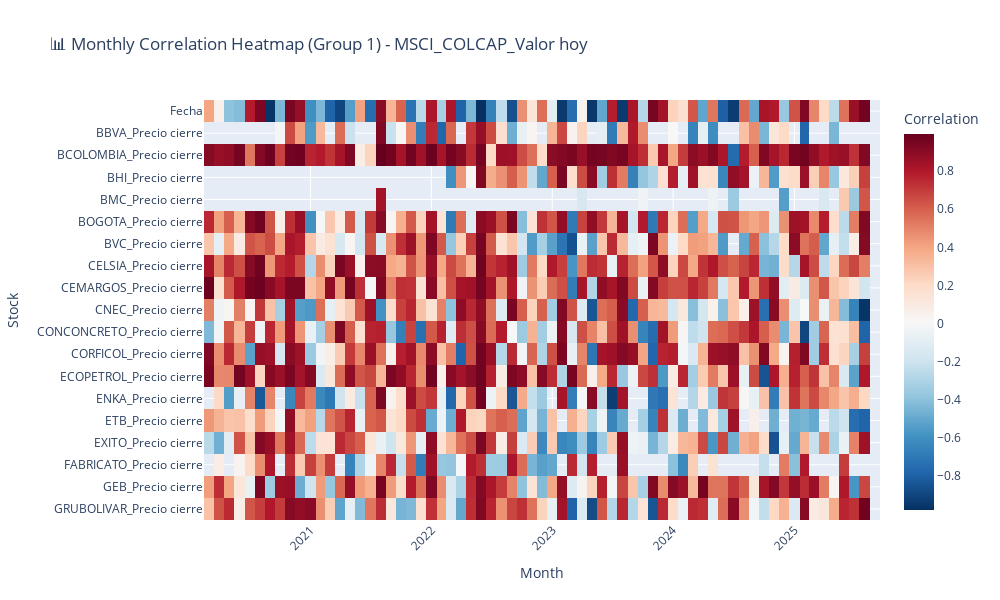
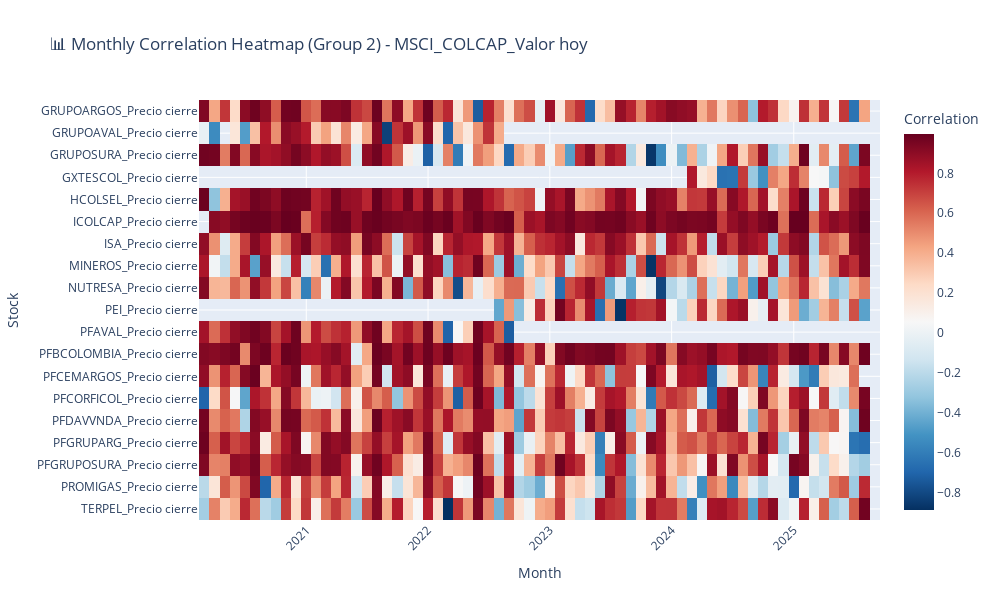

Notebook code cell kept with these figures, in order:
### Code cell
monthly_corr.index = monthly_corr.index.astype(str)
# 🔥 **Split into Two Groups**
stocks = list(monthly_corr.columns)
midpoint = len(stocks) // 2  # Divide into two equal parts

group1 = stocks[:midpoint]  # First half
group2 = stocks[midpoint:]  # Second half

# **Function to Create Heatmap**
def plot_heatmap(corr_data, group, title):
    fig = px.imshow(
        corr_data[group].T,  # Transpose for better view
        labels=dict(x="Month", y="Stock", color="Correlation"),
        title=title,
        color_continuous_scale="RdBu_r",
        aspect="auto",
    )

    fig.update_layout(
        autosize=False,
        width=1000,
        height=600,
        xaxis=dict(tickangle=-45),
    )

    fig.show()

# **Plot Heatmaps**
plot_heatmap(monthly_corr, group1, f"📊 Monthly Correlation Heatmap (Group 1) - {target_stock}")
plot_heatmap(monthly_corr, group2, f"📊 Monthly Correlation Heatmap (Group 2) - {target_stock}")

### Figure 1 — Plotly figure (JSON) as saved in the notebook; plotly's stock layout.template omitted (floating-point values rounded to 4 significant figures; data arrays with more than 128 entries replaced by an {"elided": "..."} marker saying what was removed)
{"data": [{"coloraxis": "coloraxis", "hovertemplate": "Month: %{x}<br>Stock: %{y}<br>Correlation: %{z}<extra></extra>", "name": "0", "type": "heatmap", "x": ["2020-03", "2020-04", "2020-05", "2020-06", "2020-07", "2020-08", "2020-09", "2020-10", "2020-11", "2020-12", "2021-01", "2021-02", "2021-03", "2021-04", "2021-05", "2021-06", "2021-07", "2021-08", "2021-09", "2021-10", "2021-11", "2021-12", "2022-01", "2022-02", "2022-03", "2022-04", "2022-05", "2022-06", "2022-07", "2022-08", "2022-09", "2022-10", "2022-11", "2022-12", "2023-01", "2023-02", "2023-03", "2023-04", "2023-05", "2023-06", "2023-07", "2023-08", "2023-09", "2023-10", "2023-11", "2023-12", "2024-01", "2024-02", "2024-03", "2024-04", "2024-05", "2024-06", "2024-07", "2024-08", "2024-09", "2024-10", "2024-11", "2024-12", "2025-01", "2025-02", "2025-03", "2025-04", "2025-05", "2025-06", "2025-07", "2025-08", "2025-09"], "xaxis": "x", "y": ["Fecha", "BBVA_Precio cierre", "BCOLOMBIA_Precio cierre", "BHI_Precio cierre", "BMC_Precio cierre", "BOGOTA_Precio cierre", "BVC_Precio cierre", "CELSIA_Precio cierre", "CEMARGOS_Precio cierre", "CNEC_Precio cierre", "CONCONCRETO_Precio cierre", "CORFICOL_Precio cierre", "ECOPETROL_Precio cierre", "ENKA_Precio cierre", "ETB_Precio cierre", "EXITO_Precio cierre", "FABRICATO_Precio cierre", "GEB_Precio cierre", "GRUBOLIVAR_Precio cierre"], "yaxis": "y", "z": {"elided": "19x67 float values"}}], "layout": {"autosize": false, "coloraxis": {"colorbar": {"title": {"text": "Correlation"}}, "colorscale": [[0, "rgb(5,48,97)"], [0.1, "rgb(33,102,172)"], [0.2, "rgb(67,147,195)"], [0.3, "rgb(146,197,222)"], [0.4, "rgb(209,229,240)"], [0.5, "rgb(247,247,247)"], [0.6, "rgb(253,219,199)"], [0.7, "rgb(244,165,130)"], [0.8, "rgb(214,96,77)"], [0.9, "rgb(178,24,43)"], [1, "rgb(103,0,31)"]]}, "height": 600, "title": {"text": "📊 Monthly Correlation Heatmap (Group 1) - MSCI_COLCAP_Valor hoy"}, "width": 1000, "xaxis": {"anchor": "y", "domain": [0, 1], "tickangle": -45, "title": {"text": "Month"}}, "yaxis": {"anchor": "x", "autorange": "reversed", "domain": [0, 1], "title": {"text": "Stock"}}}}

### Figure 2 — Plotly figure (JSON) as saved in the notebook; plotly's stock layout.template omitted (floating-point values rounded to 4 significant figures; data arrays with more than 128 entries replaced by an {"elided": "..."} marker saying what was removed)
{"data": [{"coloraxis": "coloraxis", "hovertemplate": "Month: %{x}<br>Stock: %{y}<br>Correlation: %{z}<extra></extra>", "name": "0", "type": "heatmap", "x": ["2020-03", "2020-04", "2020-05", "2020-06", "2020-07", "2020-08", "2020-09", "2020-10", "2020-11", "2020-12", "2021-01", "2021-02", "2021-03", "2021-04", "2021-05", "2021-06", "2021-07", "2021-08", "2021-09", "2021-10", "2021-11", "2021-12", "2022-01", "2022-02", "2022-03", "2022-04", "2022-05", "2022-06", "2022-07", "2022-08", "2022-09", "2022-10", "2022-11", "2022-12", "2023-01", "2023-02", "2023-03", "2023-04", "2023-05", "2023-06", "2023-07", "2023-08", "2023-09", "2023-10", "2023-11", "2023-12", "2024-01", "2024-02", "2024-03", "2024-04", "2024-05", "2024-06", "2024-07", "2024-08", "2024-09", "2024-10", "2024-11", "2024-12", "2025-01", "2025-02", "2025-03", "2025-04", "2025-05", "2025-06", "2025-07", "2025-08", "2025-09"], "xaxis": "x", "y": ["GRUPOARGOS_Precio cierre", "GRUPOAVAL_Precio cierre", "GRUPOSURA_Precio cierre", "GXTESCOL_Precio cierre", "HCOLSEL_Precio cierre", "ICOLCAP_Precio cierre", "ISA_Precio cierre", "MINEROS_Precio cierre", "NUTRESA_Precio cierre", "PEI_Precio cierre", "PFAVAL_Precio cierre", "PFBCOLOMBIA_Precio cierre", "PFCEMARGOS_Precio cierre", "PFCORFICOL_Precio cierre", "PFDAVVNDA_Precio cierre", "PFGRUPARG_Precio cierre", "PFGRUPOSURA_Precio cierre", "PROMIGAS_Precio cierre", "TERPEL_Precio cierre"], "yaxis": "y", "z": {"elided": "19x67 float values"}}], "layout": {"autosize": false, "coloraxis": {"colorbar": {"title": {"text": "Correlation"}}, "colorscale": [[0, "rgb(5,48,97)"], [0.1, "rgb(33,102,172)"], [0.2, "rgb(67,147,195)"], [0.3, "rgb(146,197,222)"], [0.4, "rgb(209,229,240)"], [0.5, "rgb(247,247,247)"], [0.6, "rgb(253,219,199)"], [0.7, "rgb(244,165,130)"], [0.8, "rgb(214,96,77)"], [0.9, "rgb(178,24,43)"], [1, "rgb(103,0,31)"]]}, "height": 600, "title": {"text": "📊 Monthly Correlation Heatmap (Group 2) - MSCI_COLCAP_Valor hoy"}, "width": 1000, "xaxis": {"anchor": "y", "domain": [0, 1], "tickangle": -45, "title": {"text": "Month"}}, "yaxis": {"anchor": "x", "autorange": "reversed", "domain": [0, 1], "title": {"text": "Stock"}}}}
